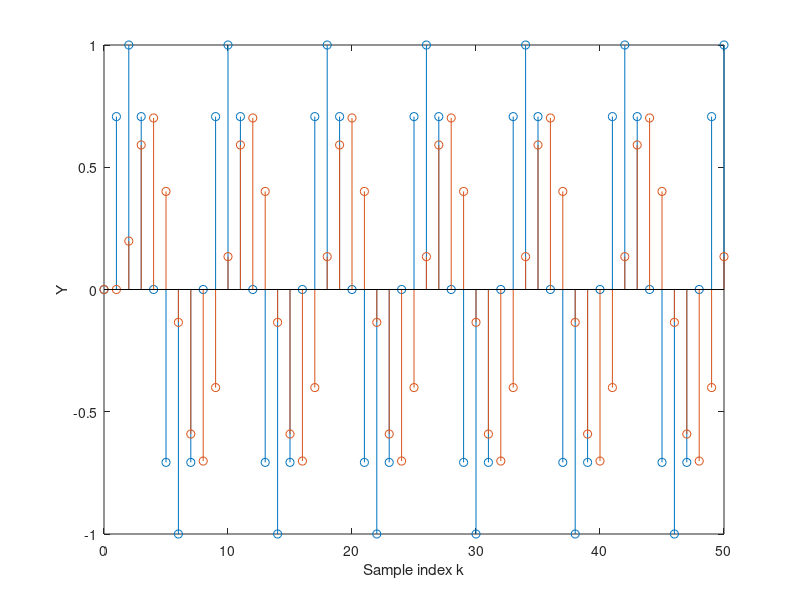

Write the MATLAB code that produced this figure.
%FIR 

clc;
clear all;
close all;

Nx=51;
b=[0,.28,.44,.09];
a=1;
n=(0:Nx-1);
x=sin(2*pi*0.125*n);
y=filter(b,a,x);
figure(1)

%subplot('211');
stem(n,x),xlabel('Sample index k'),
ylabel('X'),
hold on

stem(n,y),xlabel('Sample index k'),
ylabel('Y'),
